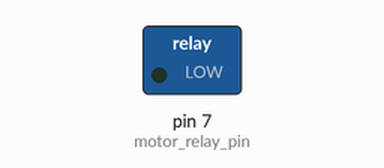
Bench run of a sketch on a simulated Arduino Uno, built with avr-gcc and run on an emulated ATmega328P. On the bench: switched loads named in the sketch (green lamp = pin HIGH). What the sketch prints to the serial monitor is not drawn.

Above: at 1.5 s.
At 4.5 s:
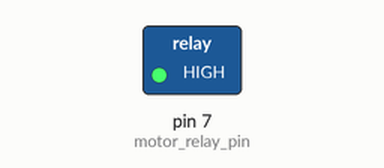
Timing chart, 0 to 7.8 s (numbered marks = the images above):
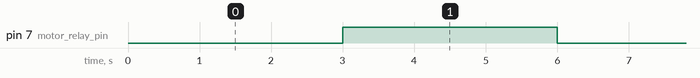

Measured:
- by itself, pin 7 (motor_relay_pin): alternates HIGH for 3.0 s and LOW for 3.0 s

The sketch:

test003_motor_relay_on_off.ino
```cpp
int     motor_relay_pin             = 7;

void setup() {
  Serial.begin(9600);
  Serial.println("PROGRAM START......");

  // motor relay pin init
  //pinMode( motor_relay_pin, OUTPUT );
  //digitalWrite( motor_relay_pin, LOW );
}

void loop() {
  pinMode( motor_relay_pin, OUTPUT );
  digitalWrite(motor_relay_pin, LOW);
  delay(3000);
  digitalWrite(motor_relay_pin, HIGH);
  delay(3000);
  //pinMode( motor_relay_pin, INPUT );
  //delay(3000);
}
```
